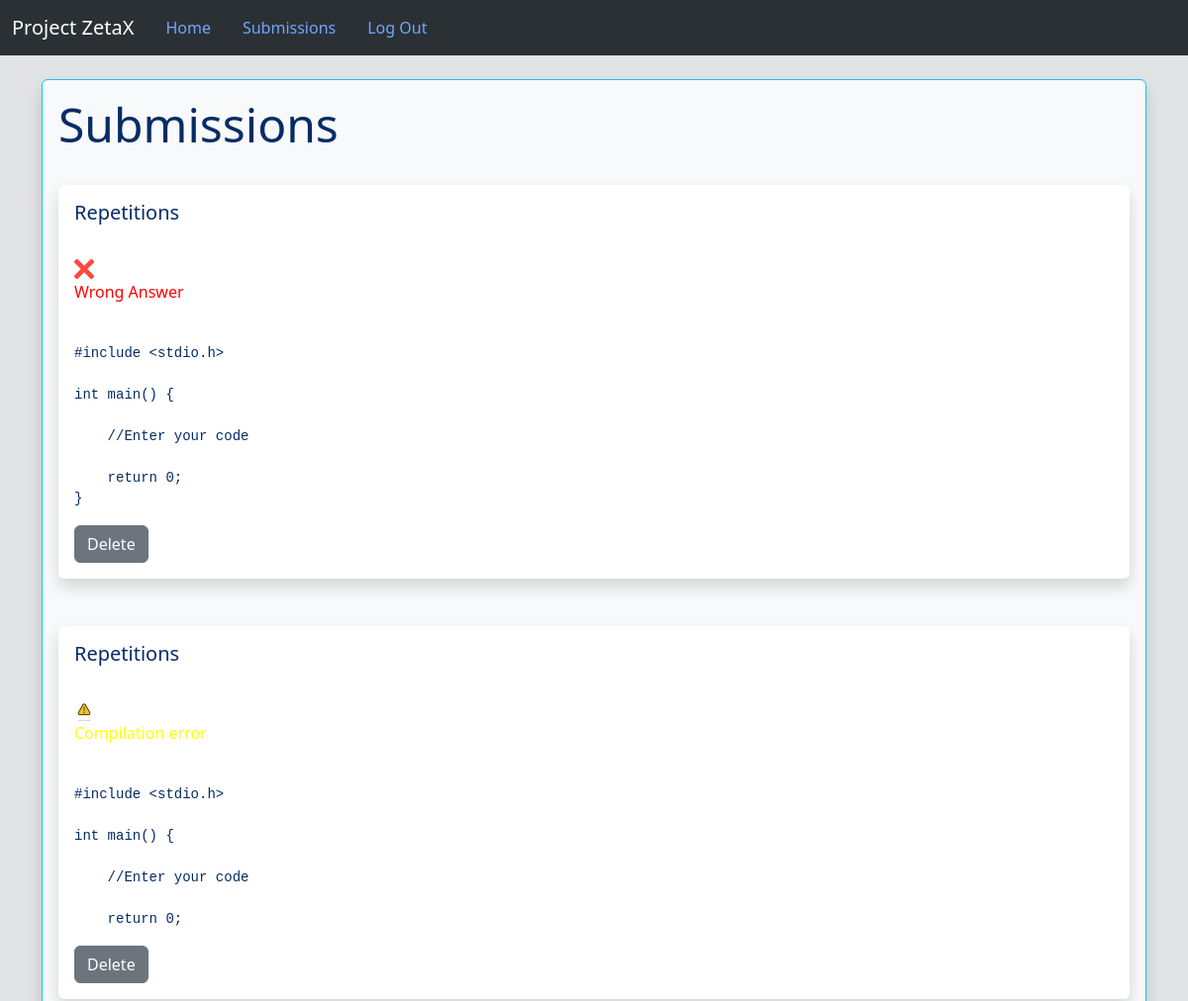
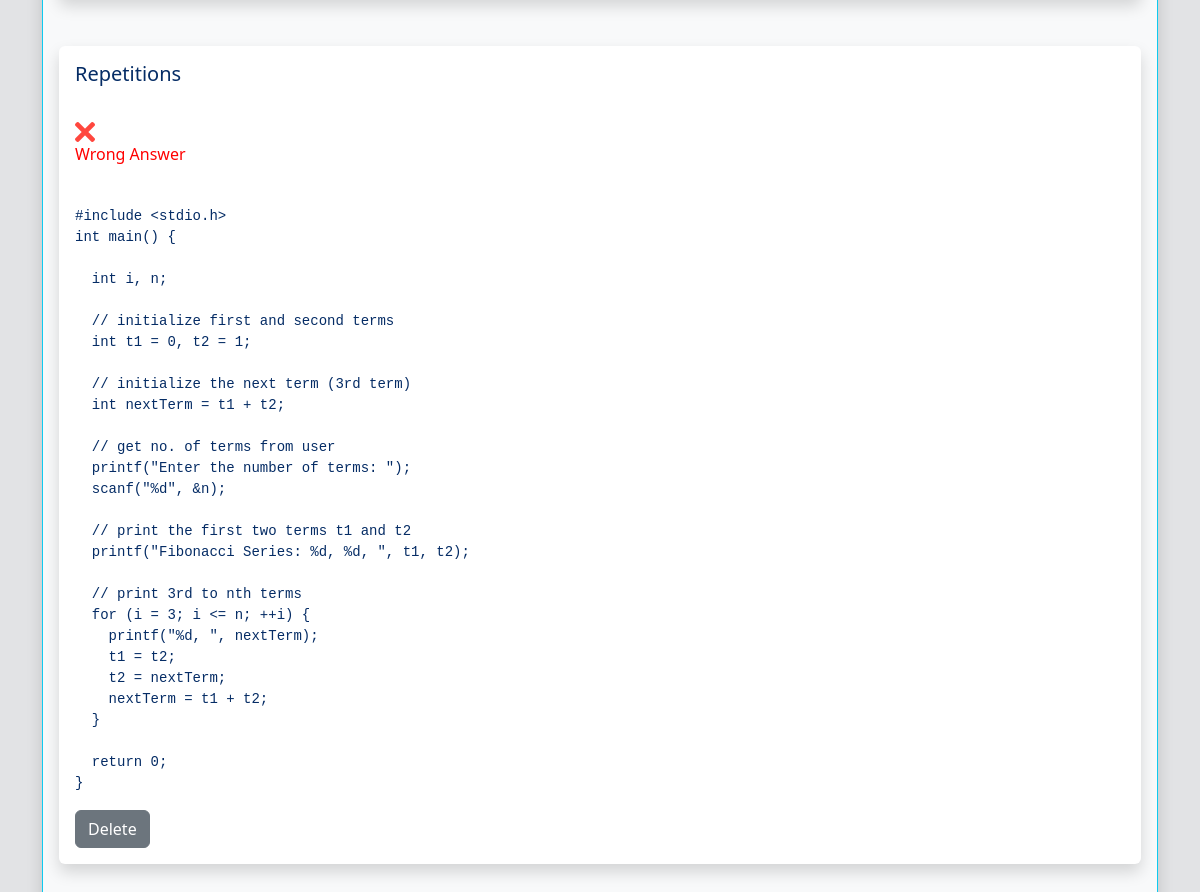
Page /get_submissions/2 (signed in) on the committed database (2 pictures, top to bottom).
### Project/models.py (models this page shows, shortened)
class Problem(db.Model):
    __bind_key = 'problems'
    id = db.Column(db.Integer, primary_key=True)
    title = db.Column(db.String(100), nullable=False)
    description = db.Column(db.String(2000), nullable=False)
    sample_input = db.Column(db.String(100), nullable=False)
    sample_output = db.Column(db.String(100), nullable=False)
    exe_time = db.Column(db.Integer, nullable=False)
    exe_space = db.Column(db.Integer, nullable=False)
    judging_testcases = db.Column(db.String(1000000),nullable=False)
    exp_testcases_output = db.Column(db.String(1000000),nullable=False)
    user_id = db.Column(db.Integer, db.ForeignKey('user.id'))
    submission = db.relationship('Submissions',backref='problem')

class Submissions(db.Model):
    __bind_key = 'submissions'
    id = db.Column(db.Integer,primary_key=True)
    user_code = db.Column(db.String(100000))
    status = db.Column(db.String(100),nullable=False)
    user_id = db.Column(db.Integer,db.ForeignKey('user.id'))
    problem_id = db.Column(db.Integer,db.ForeignKey('problem.id'))

### Project/routes.py (the view)
    def wrapped_function_contestant(*args,**kwargs):
        if (current_user.is_authenticated) and (current_user.type != 'Contestant'):
            flash("Please log in as Contestant to access this page",'error')
            return redirect(url_for('home'))
        return inner_func(*args,**kwargs)

### Project/models.py (called while the page is built)
@login_manager.user_loader
def load_user(id):
    return User.query.get(int(id))

### Project/routes.py (called while the page is built)
def contestant_required(inner_func):
    def wrapped_function_contestant(*args,**kwargs):
        if (current_user.is_authenticated) and (current_user.type != 'Contestant'):
            flash("Please log in as Contestant to access this page",'error')
            return redirect(url_for('home'))
        return inner_func(*args,**kwargs)
    wrapped_function_contestant.__name__ = inner_func.__name__
    return wrapped_function_contestant

@app.route('/get_submissions/<int:id>',methods=['GET','POST'])
@login_required
@contestant_required
def get_submissions(id):
    contestant = User.query.get_or_404(id)
    problems = Problem.query.all()
    return render_template('submissions.html',submissions=contestant.submissions,problems=problems)

### Project/templates/submissions.html (shortened to what this page needs)
{% extends 'base.html' %}
{% block content %}
    <br/>
    <div class="container-fluid bg-body-tertiary border border-info shadow p-3 mb-5 rounded">
        <h1>Submissions</h1>
        <br/>
        {% for submission in submissions %}
            {% for problem in problems %}
                {% if problem.id == submission.problem_id %}
                    <div  class="shadow p-3 mb-5 bg-body rounded">
                        <h4>{{ problem.title }}</h4><br/>
                        {% if submission.status == "Accepted" %}
                            <img src="{{ url_for('static',filename='assets/right.jpg')}}">
                            <p style="color: green;">Accepted</p>
                        {% elif submission.status == "Wrong Answer" %}
                            <img src="{{ url_for('static',filename='assets/wrong.png')}}">
                            <p style="color: red;">Wrong Answer</p>
                        {% else %}
                            <img src="{{ url_for('static',filename='assets/compilation_error.jpg')}}">
                            <p style="color: yellow;">Compilation error</p>
                        {% endif %}
                        <br/>
                        <pre id="user_code" class="prettyprint">{{ submission.user_code }}</pre>
                        <a href="/delete_submission/{{submission.id}}" class="btn btn-secondary">Delete</a>
                    </div>
                {% endif %}
            {% endfor %}
        {% endfor %}
    </div>
{% endblock %}

### Project/templates/base.html (shortened to what this page needs)
<!DOCTYPE html>
<html lang="en">
  <head>
    <link href="https://cdn.jsdelivr.net/npm/bootstrap@5.3.3/dist/css/bootstrap.min.css" rel="stylesheet">
    <link rel="stylesheet" href="{{ url_for('static',filename='CSS/editor-styles.css')}}">
    <link rel="stylesheet" href="{{ url_for('static',filename='CSS/style-home.css')}}">
  </head>
  <body class="bg-secondary-subtle text-primary-emphasis">
    {% include 'navbar.html' %}
    <div class="container">
        {% block content %}
        {% endblock %}
    </div>
  </body>
</html>

### Project/templates/navbar.html (shortened to what this page needs)
<link rel="stylesheet" href="{{ url_for('static',filename='/CSS/style-navbar.css')}}">
<nav class="navbar navbar-expand-lg bg-body-tertiary" data-bs-theme="dark">
  <div class="container-fluid">
    <a class="navbar-brand" href="#">Project ZetaX</a>
    <div class="collapse navbar-collapse" id="navbarSupportedContent">
      <ul class="nav nav-pills">
        <li class="nav-item">
          <a class="nav-link pill" href="{{ url_for('home')}}">Home</a>
        </li>
        {% if current_user.is_authenticated %}
            {% if current_user.type == 'Contestant' %}
            <li class="nav-item">
              <a class="nav-link pill" href="/get_submissions/{{current_user.id}}">Submissions</a>
            </li>
            {% endif %}
          <li class="nav-item">
            <a class="nav-link pill" href="{{ url_for('logout')}}">Log Out</a>
          </li>
        {% endif %}
      </ul>
    </div>
  </div>
</nav>

### Project/static/CSS/editor-styles.css (style rules this page uses)
:root { --editor-bg: #eee; --editor-border: #3f87a6; }
* { padding: 0; margin: 0; box-sizing: border-box; }
html, body { height: 100%; width: 100%; }

### Project/static/CSS/style-home.css (style rules this page uses)
h1 { font-size: 48px; }
h4 { font-size: 20px; }
a { font-size: 18px; color: #000000; }

### rows in the picture
Submissions: user_code "#include <stdio.h> int main() { //Enter your code return 0; }"
Problem: title "Repetitions", shows a picture
Submissions: user_code "#include <stdio.h> int main() { //Enter your code return 0;"
Submissions: user_code "#include <stdio.h> int main() { int i, n; // initialize first and second terms int t1 = 0, t2 = 1; // initialize the next term (3rd term) int nextTerm = t1 + t2; // get no. of terms from user printf(\"Enter the number of terms: \"); scanf(\"%d\", &n); // print the first two terms t1 and t2 printf(\"Fibonacci Series: %d, %d, \", t1, t2); // print 3rd to nth terms for (i = 3; i <= n; ++i) { printf(\"%d, \", nextTerm); t1 = t2; t2 = nextTerm; nextTerm = t1 + t2; } return 0; }"
